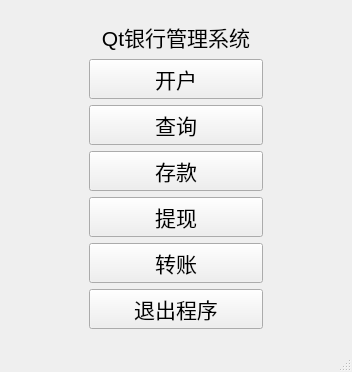
<?xml version="1.0" encoding="UTF-8"?>
<ui version="4.0">
 <class>MainWindow</class>
 <widget class="QMainWindow" name="MainWindow">
  <property name="geometry">
   <rect>
    <x>0</x>
    <y>0</y>
    <width>352</width>
    <height>372</height>
   </rect>
  </property>
  <property name="windowTitle">
   <string>主菜单</string>
  </property>
  <widget class="QWidget" name="centralwidget">
   <layout class="QGridLayout" name="gridLayout">
    <item row="0" column="0">
     <layout class="QVBoxLayout" name="verticalLayout">
      <property name="leftMargin">
       <number>80</number>
      </property>
      <property name="rightMargin">
       <number>80</number>
      </property>
      <item>
       <spacer name="verticalSpacer_2">
        <property name="orientation">
         <enum>Qt::Vertical</enum>
        </property>
        <property name="sizeHint" stdset="0">
         <size>
          <width>20</width>
          <height>40</height>
         </size>
        </property>
       </spacer>
      </item>
      <item>
       <widget class="QLabel" name="label">
        <property name="font">
         <font>
          <pointsize>16</pointsize>
         </font>
        </property>
        <property name="text">
         <string>Qt银行管理系统</string>
        </property>
        <property name="alignment">
         <set>Qt::AlignCenter</set>
        </property>
       </widget>
      </item>
      <item>
       <widget class="QPushButton" name="setupButton">
        <property name="font">
         <font>
          <pointsize>16</pointsize>
         </font>
        </property>
        <property name="text">
         <string>开户</string>
        </property>
       </widget>
      </item>
      <item>
       <widget class="QPushButton" name="checkButton">
        <property name="font">
         <font>
          <pointsize>16</pointsize>
         </font>
        </property>
        <property name="text">
         <string>查询</string>
        </property>
       </widget>
      </item>
      <item>
       <widget class="QPushButton" name="depositButton">
        <property name="font">
         <font>
          <pointsize>16</pointsize>
         </font>
        </property>
        <property name="text">
         <string>存款</string>
        </property>
       </widget>
      </item>
      <item>
       <widget class="QPushButton" name="withdrawButton">
        <property name="font">
         <font>
          <pointsize>16</pointsize>
         </font>
        </property>
        <property name="text">
         <string>提现</string>
        </property>
       </widget>
      </item>
      <item>
       <widget class="QPushButton" name="transferButton">
        <property name="font">
         <font>
          <pointsize>16</pointsize>
         </font>
        </property>
        <property name="text">
         <string>转账</string>
        </property>
       </widget>
      </item>
      <item>
       <widget class="QPushButton" name="quitButton">
        <property name="font">
         <font>
          <pointsize>16</pointsize>
         </font>
        </property>
        <property name="text">
         <string>退出程序</string>
        </property>
       </widget>
      </item>
      <item>
       <spacer name="verticalSpacer">
        <property name="orientation">
         <enum>Qt::Vertical</enum>
        </property>
        <property name="sizeHint" stdset="0">
         <size>
          <width>20</width>
          <height>40</height>
         </size>
        </property>
       </spacer>
      </item>
     </layout>
    </item>
   </layout>
  </widget>
  <widget class="QMenuBar" name="menubar">
   <property name="geometry">
    <rect>
     <x>0</x>
     <y>0</y>
     <width>352</width>
     <height>22</height>
    </rect>
   </property>
  </widget>
  <widget class="QStatusBar" name="statusbar"/>
 </widget>
 <resources>
  <include location="../resources.qrc"/>
 </resources>
 <connections/>
</ui>
